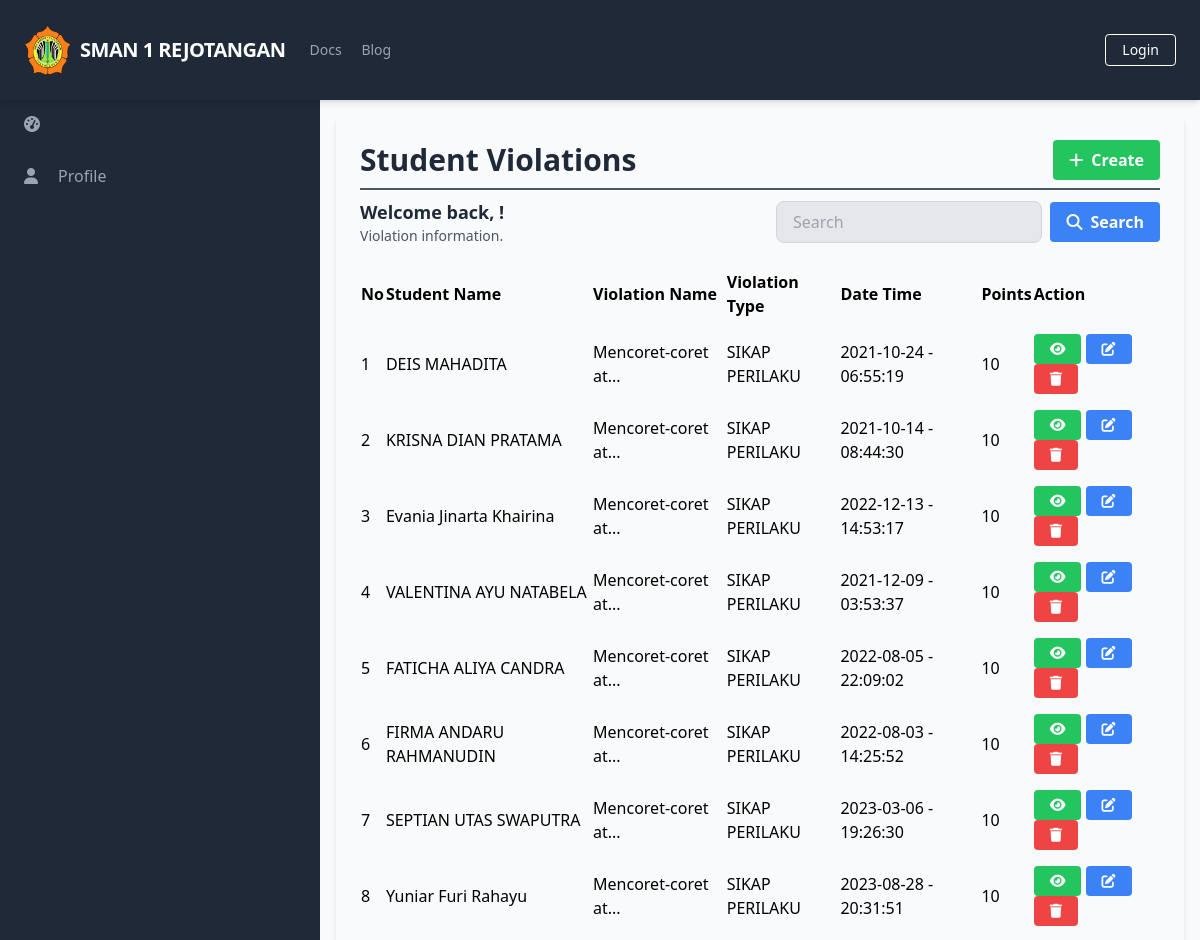
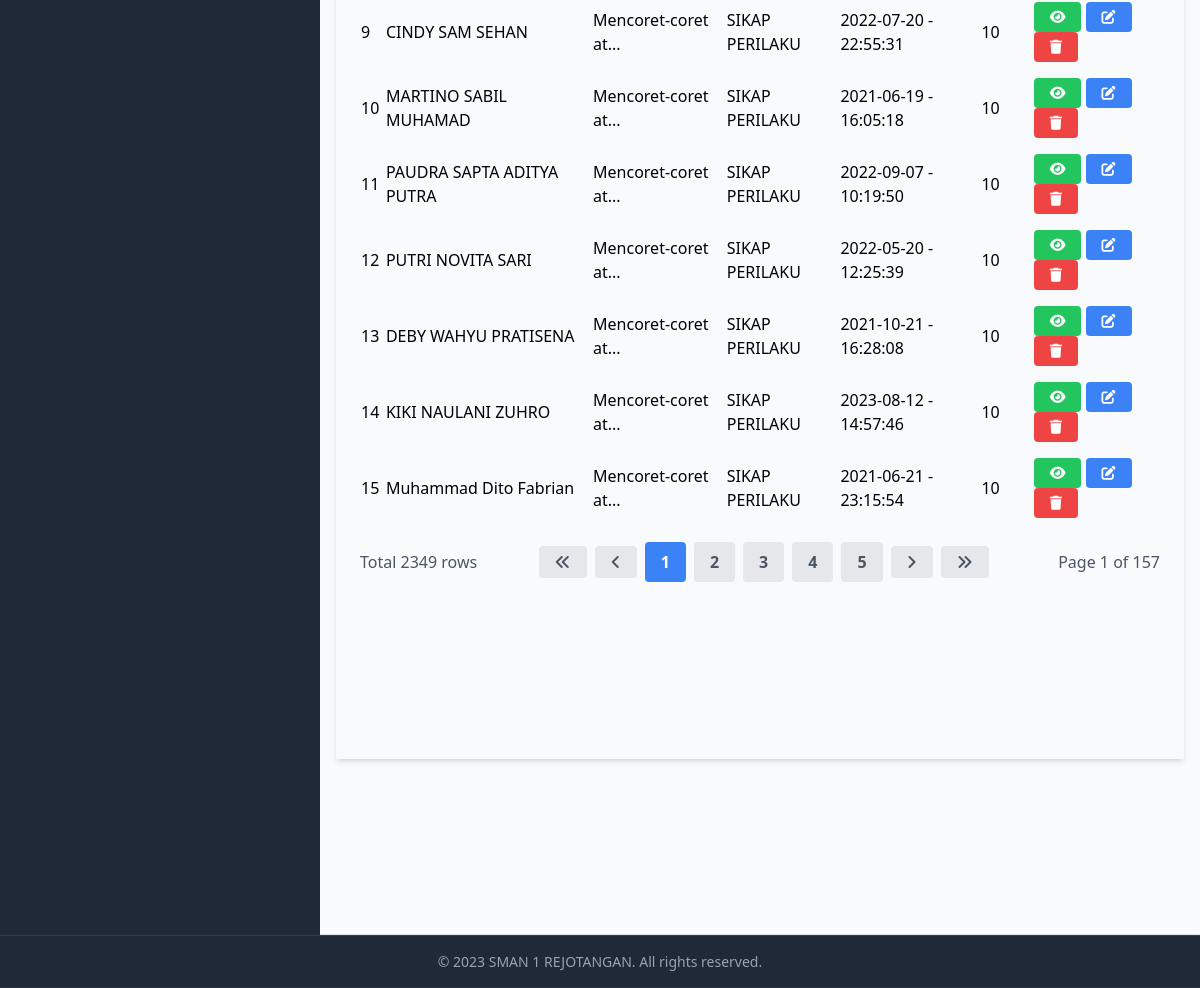
The page /manage_student_violations/manage_student_violations_list.php on the database as committed earlier (2 pictures, top to bottom).
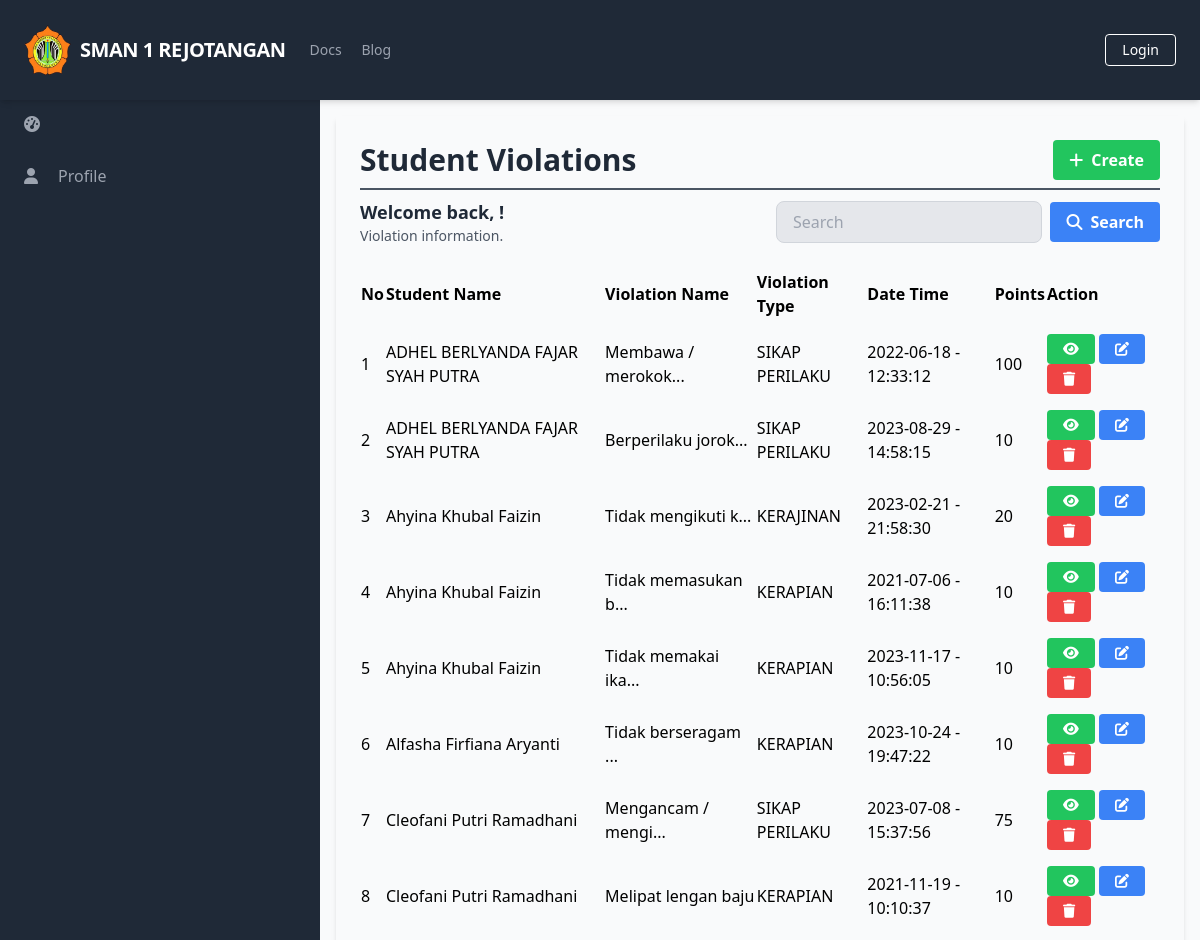
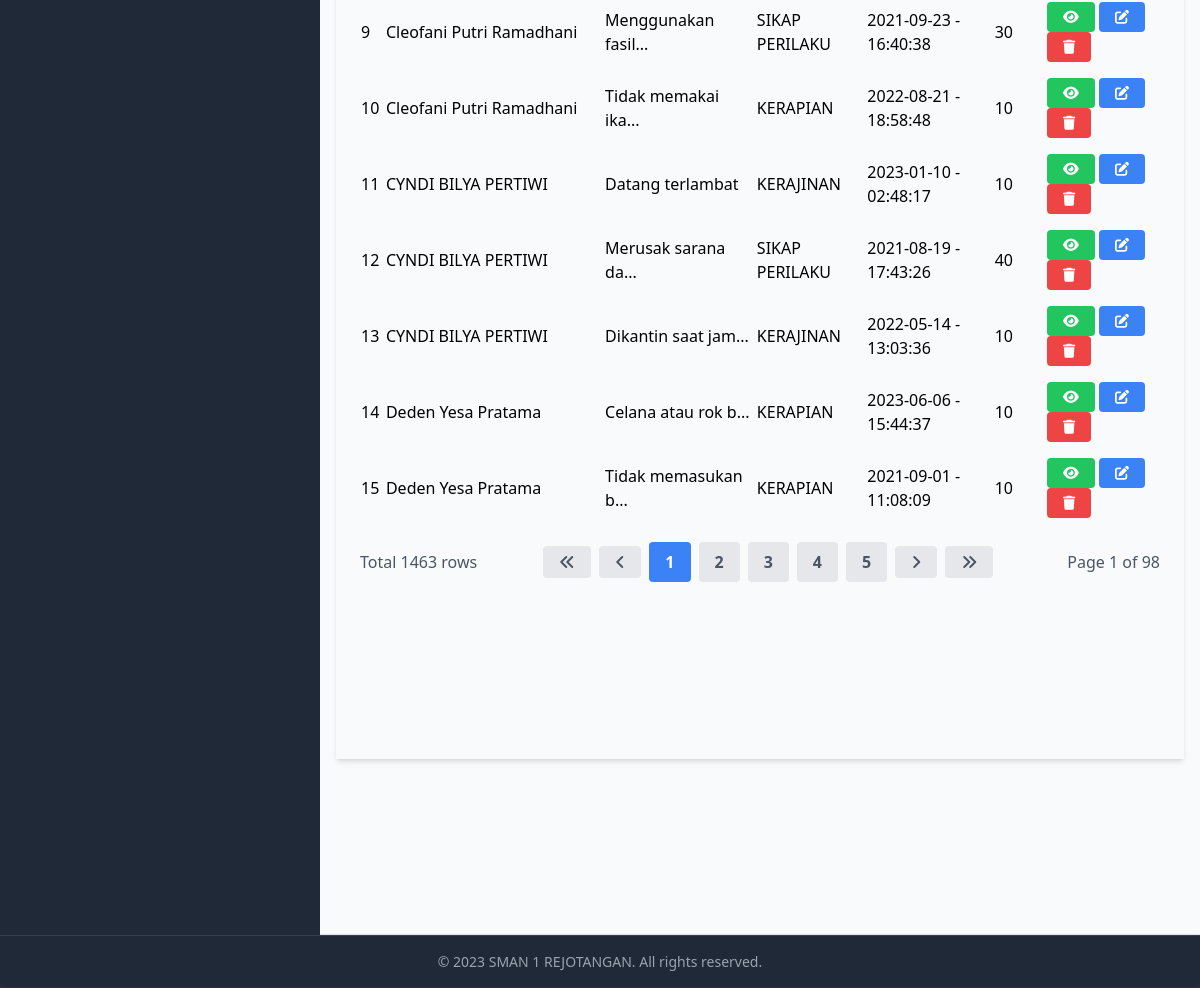
The same page on the database as committed later (2 pictures, top to bottom).
### tables this page shows
CREATE TABLE `StudentViolations` (
  `StudentViolationID` int(11) NOT NULL,
  `StudentID` int(11) DEFAULT NULL,
  `ViolationID` int(11) DEFAULT NULL,
  `Date` date DEFAULT NULL,
  `Time` time DEFAULT NULL,
  `CreatedAt` timestamp NOT NULL DEFAULT current_timestamp(),
  `UpdatedAt` timestamp NOT NULL DEFAULT current_timestamp() ON UPDATE current_timestamp()
);

CREATE TABLE `Users` (
  `UserID` int(11) NOT NULL,
  `Username` varchar(50) NOT NULL,
  `Password` varchar(255) NOT NULL,
  `Email` varchar(100) NOT NULL,
  `FullName` varchar(100) DEFAULT NULL,
  `DateOfBirth` date DEFAULT NULL,
  `Gender` varchar(10) DEFAULT NULL,
  `Address` text DEFAULT NULL,
  `PhoneNumber` varchar(20) DEFAULT NULL,
  `RoleID` int(11) DEFAULT NULL,
  `AccountCreationDate` timestamp NOT NULL DEFAULT current_timestamp() ON UPDATE current_timestamp(),
  `LastLogin` datetime DEFAULT NULL,
  `AccountStatus` varchar(20) DEFAULT NULL,
  `ProfilePictureURL` varchar(255) DEFAULT NULL,
  `ActivationStatus` varchar(20) DEFAULT NULL
);

CREATE TABLE `MasterViolations` (
  `ViolationID` int(11) NOT NULL,
  `ViolationType` varchar(255) NOT NULL,
  `ViolationName` varchar(255) NOT NULL,
  `Points` int(11) NOT NULL
);

### database/connection.php (called while the page is built, shortened)
<?php
$baseUrl = "http://localhost/final_project_imam_2023/";

### public/manage_student_violations/manage_student_violations_list.php (the view, shortened to what the changed rows need)
<?php
require_once('../../database/connection.php');
?>
<?php include_once('../components/header.php'); ?>
<div class="h-screen flex flex-col">
    <div class="flex-grow bg-gray-50 flex flex-row shadow-md">
        <main class="bg-gray-50 flex flex-col flex-1 overflow-y-scroll h-screen flex-shrink-0 sc-hide pb-40">
            <div class="flex items-start justify-start p-6 shadow-md m-4 flex-1 flex-col">
                <div class="flex flex-row justify-between items-center w-full border-b-2 border-gray-600 mb-2 pb-2">
                    <h1 class="text-3xl text-gray-800 font-semibold w-full">Student Violations</h1>
                </div>
                <div class="flex flex-col w-full">
                    <div class="flex flex-row justify-between items-center w-full mb-2 pb-2">
                        <div>
                            <h2 class="text-lg text-gray-800 font-semibold">Welcome back, <?php echo $_SESSION['FullName']; ?>!</h2>
                        </div>
                    </div>
                    <table class="min-w-full">
                        <thead>
                            <tr>
                                <th class="text-left py-2">No</th>
                                <th class="text-left py-2">Student Name</th>
                                <th class="text-left py-2">Violation Name</th>
                                <th class="text-left py-2">Violation Type</th>
                                <th class="text-left py-2">Date Time</th>
                                <th class="text-left py-2">Points</th>
                                <th class="text-left py-2">Action</th>
                            </tr>
                        </thead>
                        <tbody>
                            <?php
                            $searchTerm = isset($_GET['search']) ? $_GET['search'] : '';
                            $page = isset($_GET['page']) ? $_GET['page'] : 1;
                            $query = "SELECT sv.*, u.FullName AS StudentName, mv.Points, mv.ViolationType, mv.ViolationName
                                FROM StudentViolations sv
                                JOIN Students s ON sv.StudentID = s.StudentID
                                JOIN Users u ON s.UserID = u.UserID
                                JOIN MasterViolations mv ON sv.ViolationID = mv.ViolationID
                                WHERE mv.ViolationName LIKE '%$searchTerm%'
                                    OR u.FullName LIKE '%$searchTerm%'
                                LIMIT 15 OFFSET " . ($page - 1) * 15;
                            $result = $conn->query($query);
                            $queryCount = "SELECT COUNT(*) AS count
                                    FROM StudentViolations sv
                                    JOIN Students s ON sv.StudentID = s.StudentID
                                    JOIN Users u ON s.UserID = u.UserID
                                    JOIN MasterViolations mv ON sv.ViolationID = mv.ViolationID
                                    WHERE mv.ViolationName LIKE '%$searchTerm%'
                                        OR u.FullName LIKE '%$searchTerm%'";
                            $resultCount = $conn->query($queryCount);
                            $rowCount = $resultCount->fetch_assoc()['count'];
                            $totalPage = ceil($rowCount / 15);
                            $no = 1;
                            while ($row = $result->fetch_assoc()) {
                            ?>
                                <tr>
                                    <td class="py-2"><?php echo $no++; ?></td>
                                    <td class="py-2"><?php echo $row['StudentName']; ?></td>
                                    <td class="py-2"><?php echo mb_strimwidth($row['ViolationName'], 0, 20, '...'); ?></td>
                                    <td class="py-2"><?php echo $row['ViolationType']; ?></td>
                                    <td class="py-2"><?php echo $row['Date']; ?> - <?php echo $row['Time']; ?></td>
                                    <td class="py-2"><?php echo $row['Points']; ?></td>
                                    <td class='py-2'>
                                        <a href="<?php echo $baseUrl; ?>public/manage_student_violations/manage_student_violations_detail.php?id=<?php echo $row['StudentViolationID'] ?>" class='bg-green-500 hover-bg-green-700 text-white font-bold py-2 px-4 rounded inline-flex items-center text-sm'>
                                            <i class='fas fa-eye'></i>
                                        </a>
                                        <a href="<?php echo $baseUrl; ?>public/manage_student_violations/manage_student_violations_update.php?id=<?php echo $row['StudentViolationID'] ?>" class='bg-blue-500 hover-bg-blue-700 text-white font-bold py-2 px-4 rounded inline-flex items-center text-sm'>
                                            <i class='fas fa-edit'></i>
                                        </a>
                                        <a href="#" onclick="confirmDelete(<?php echo $row['StudentViolationID']; ?>)" class='bg-red-500 hover-bg-red-700 text-white font-bold py-2 px-4 rounded inline-flex items-center text-sm'>
                                            <i class='fas fa-trash'></i>
                                        </a>
                                    </td>
                                </tr>
                            <?php
                            }
                            ?>
                        </tbody>
                    </table>
                    <div class="flex flex-row justify-between items-center w-full mt-4">
                        <div class="flex flex-row justify-start items-center">
                            <span class="text-gray-600">Total <?php echo $rowCount; ?> rows</span>
                        </div>
                        <div class="flex flex-row justify-end items-center space-x-2">
                            <a href="?page=1&search=<?php echo $searchTerm; ?>" class="bg-gray-200 hover-bg-gray-300 text-gray-600 font-bold py-2 px-4 rounded inline-flex items-center">
                                <i class="fas fa-angle-double-left"></i>
                            </a>
                            <a href="?page=<?php if ($page == 1) {
                                                echo $page;
                                            } else {
                                                echo $page - 1;
                                            } ?>&search=<?php echo $searchTerm; ?>" class="bg-gray-200 hover-bg-gray-300 text-gray-600 font-bold py-2 px-4 rounded inline-flex items-center">
                                <i class="fas fa-angle-left"></i>
                            </a>
                            <?php
                            $startPage = $page - 2;
                            $endPage = $page + 2;
                            if ($startPage < 1) {
                                $endPage += abs($startPage) + 1;
                                $startPage = 1;
                            }
                            for ($i = $startPage; $i <= $endPage; $i++) {
                                if ($i == $page) {
                                    echo "<a href='?page=$i&search=$searchTerm' class='bg-blue-500 hover-bg-blue-700 text-white font-bold py-2 px-4 rounded inline-flex items-center'>$i</a>";
                                } else {
                                    echo "<a href='?page=$i&search=$searchTerm' class='bg-gray-200 hover-bg-gray-300 text-gray-600 font-bold py-2 px-4 rounded inline-flex items-center'>$i</a>";
                                }
                            }
                            ?>
                            <a href="?page=<?php if ($page == $totalPage) {
                                                echo $page;
                                            } else {
                                                echo $page + 1;
                                            } ?>&search=<?php echo $searchTerm; ?>" class="bg-gray-200 hover-bg-gray-300 text-gray-600 font-bold py-2 px-4 rounded inline-flex items-center">
                                <i class="fas fa-angle-right"></i>
                            </a>
                            <a href="?page=<?php echo $totalPage; ?>&search=<?php echo $searchTerm; ?>" class="bg-gray-200 hover-bg-gray-300 text-gray-600 font-bold py-2 px-4 rounded inline-flex items-center">
                                <i class="fas fa-angle-double-right"></i>
                            </a>
                        </div>
                        <div class="flex flex-row justify-end items-center ml-2">
                            <span class="text-gray-600">Page <?php echo $page; ?> of <?php echo $totalPage; ?></span>
                        </div>
                    </div>
                </div>
        </main>
    </div>
</div>
</body>
</html>

Rows that differ between the two databases and show on the page:
no longer on this page (row edited): studentviolations: users.FullName "DEIS MAHADITA", ViolationID.ViolationName "Mencoret-coret at...", ViolationID.ViolationType "SIKAP PERILAKU", Date "2021-10-24", Time "06:55:19", ViolationID.Points "10"
no longer on this page (row edited): studentviolations: users.FullName "KRISNA DIAN PRATAMA", ViolationID.ViolationName "Mencoret-coret at...", ViolationID.ViolationType "SIKAP PERILAKU", Date "2021-10-14", Time "08:44:30", ViolationID.Points "10"
no longer on this page (row edited): studentviolations: users.FullName "Evania Jinarta Khairina", ViolationID.ViolationName "Mencoret-coret at...", ViolationID.ViolationType "SIKAP PERILAKU", Date "2022-12-13", Time "14:53:17", ViolationID.Points "10"
no longer on this page (row edited): studentviolations: users.FullName "VALENTINA AYU NATABELA", ViolationID.ViolationName "Mencoret-coret at...", ViolationID.ViolationType "SIKAP PERILAKU", Date "2021-12-09", Time "03:53:37", ViolationID.Points "10"
no longer on this page (row edited): studentviolations: users.FullName "FATICHA ALIYA CANDRA", ViolationID.ViolationName "Mencoret-coret at...", ViolationID.ViolationType "SIKAP PERILAKU", Date "2022-08-05", Time "22:09:02", ViolationID.Points "10"
no longer on this page (row edited): studentviolations: users.FullName "FIRMA ANDARU RAHMANUDIN", ViolationID.ViolationName "Mencoret-coret at...", ViolationID.ViolationType "SIKAP PERILAKU", Date "2022-08-03", Time "14:25:52", ViolationID.Points "10"
no longer on this page (row edited): studentviolations: users.FullName "SEPTIAN UTAS SWAPUTRA", ViolationID.ViolationName "Mencoret-coret at...", ViolationID.ViolationType "SIKAP PERILAKU", Date "2023-03-06", Time "19:26:30", ViolationID.Points "10"
no longer on this page (row edited): studentviolations: users.FullName "Yuniar Furi Rahayu", ViolationID.ViolationName "Mencoret-coret at...", ViolationID.ViolationType "SIKAP PERILAKU", Date "2023-08-28", Time "20:31:51", ViolationID.Points "10"
no longer on this page (row edited): studentviolations: users.FullName "CINDY SAM SEHAN", ViolationID.ViolationName "Mencoret-coret at...", ViolationID.ViolationType "SIKAP PERILAKU", Date "2022-07-20", Time "22:55:31", ViolationID.Points "10"
no longer on this page (row edited): studentviolations: users.FullName "MARTINO SABIL MUHAMAD", ViolationID.ViolationName "Mencoret-coret at...", ViolationID.ViolationType "SIKAP PERILAKU", Date "2021-06-19", Time "16:05:18", ViolationID.Points "10"
no longer on this page (row edited): studentviolations: users.FullName "PAUDRA SAPTA ADITYA PUTRA", ViolationID.ViolationName "Mencoret-coret at...", ViolationID.ViolationType "SIKAP PERILAKU", Date "2022-09-07", Time "10:19:50", ViolationID.Points "10"
no longer on this page (row edited): studentviolations: users.FullName "PUTRI NOVITA SARI", ViolationID.ViolationName "Mencoret-coret at...", ViolationID.ViolationType "SIKAP PERILAKU", Date "2022-05-20", Time "12:25:39", ViolationID.Points "10"
no longer on this page (row edited): studentviolations: users.FullName "DEBY WAHYU PRATISENA", ViolationID.ViolationName "Mencoret-coret at...", ViolationID.ViolationType "SIKAP PERILAKU", Date "2021-10-21", Time "16:28:08", ViolationID.Points "10"
no longer on this page (row edited): studentviolations: users.FullName "KIKI NAULANI ZUHRO", ViolationID.ViolationName "Mencoret-coret at...", ViolationID.ViolationType "SIKAP PERILAKU", Date "2023-08-12", Time "14:57:46", ViolationID.Points "10"
no longer on this page (row edited): studentviolations: users.FullName "Muhammad Dito Fabrian", ViolationID.ViolationName "Mencoret-coret at...", ViolationID.ViolationType "SIKAP PERILAKU", Date "2021-06-21", Time "23:15:54", ViolationID.Points "10"
now on this page (row edited): studentviolations: users.FullName "ADHEL BERLYANDA FAJAR SYAH PUTRA", ViolationID.ViolationName "Membawa / merokok...", ViolationID.ViolationType "SIKAP PERILAKU", Date "2022-06-18", Time "12:33:12", ViolationID.Points "100"
now on this page (row edited): studentviolations: users.FullName "ADHEL BERLYANDA FAJAR SYAH PUTRA", ViolationID.ViolationName "Berperilaku jorok...", ViolationID.ViolationType "SIKAP PERILAKU", Date "2023-08-29", Time "14:58:15", ViolationID.Points "10"
now on this page (row edited): studentviolations: users.FullName "Ahyina Khubal Faizin", ViolationID.ViolationName "Tidak mengikuti k...", ViolationID.ViolationType "KERAJINAN", Date "2023-02-21", Time "21:58:30", ViolationID.Points "20"
now on this page (row edited): studentviolations: users.FullName "Ahyina Khubal Faizin", ViolationID.ViolationName "Tidak memasukan b...", ViolationID.ViolationType "KERAPIAN", Date "2021-07-06", Time "16:11:38", ViolationID.Points "10"
now on this page (row edited): studentviolations: users.FullName "Ahyina Khubal Faizin", ViolationID.ViolationName "Tidak memakai ika...", ViolationID.ViolationType "KERAPIAN", Date "2023-11-17", Time "10:56:05", ViolationID.Points "10"
now on this page (row edited): studentviolations: users.FullName "Alfasha Firfiana Aryanti", ViolationID.ViolationName "Tidak berseragam ...", ViolationID.ViolationType "KERAPIAN", Date "2023-10-24", Time "19:47:22", ViolationID.Points "10"
now on this page (row edited): studentviolations: users.FullName "Cleofani Putri Ramadhani", ViolationID.ViolationName "Mengancam / mengi...", ViolationID.ViolationType "SIKAP PERILAKU", Date "2023-07-08", Time "15:37:56", ViolationID.Points "75"
now on this page (row edited): studentviolations: users.FullName "Cleofani Putri Ramadhani", ViolationID.ViolationName "Melipat lengan baju", ViolationID.ViolationType "KERAPIAN", Date "2021-11-19", Time "10:10:37", ViolationID.Points "10"
now on this page (row edited): studentviolations: users.FullName "Cleofani Putri Ramadhani", ViolationID.ViolationName "Menggunakan fasil...", ViolationID.ViolationType "SIKAP PERILAKU", Date "2021-09-23", Time "16:40:38", ViolationID.Points "30"
now on this page (row edited): studentviolations: users.FullName "Cleofani Putri Ramadhani", ViolationID.ViolationName "Tidak memakai ika...", ViolationID.ViolationType "KERAPIAN", Date "2022-08-21", Time "18:58:48", ViolationID.Points "10"
now on this page (row edited): studentviolations: users.FullName "CYNDI BILYA PERTIWI", ViolationID.ViolationName "Datang terlambat", ViolationID.ViolationType "KERAJINAN", Date "2023-01-10", Time "02:48:17", ViolationID.Points "10"
now on this page (row edited): studentviolations: users.FullName "CYNDI BILYA PERTIWI", ViolationID.ViolationName "Merusak sarana da...", ViolationID.ViolationType "SIKAP PERILAKU", Date "2021-08-19", Time "17:43:26", ViolationID.Points "40"
now on this page (row edited): studentviolations: users.FullName "CYNDI BILYA PERTIWI", ViolationID.ViolationName "Dikantin saat jam...", ViolationID.ViolationType "KERAJINAN", Date "2022-05-14", Time "13:03:36", ViolationID.Points "10"
now on this page (row edited): studentviolations: users.FullName "Deden Yesa Pratama", ViolationID.ViolationName "Celana atau rok b...", ViolationID.ViolationType "KERAPIAN", Date "2023-06-06", Time "15:44:37", ViolationID.Points "10"
now on this page (row edited): studentviolations: users.FullName "Deden Yesa Pratama", ViolationID.ViolationName "Tidak memasukan b...", ViolationID.ViolationType "KERAPIAN", Date "2021-09-01", Time "11:08:09", ViolationID.Points "10"
Other text that changed with them:
$rowCount: "2349" → "1463"
$totalPage: "157" → "98"
